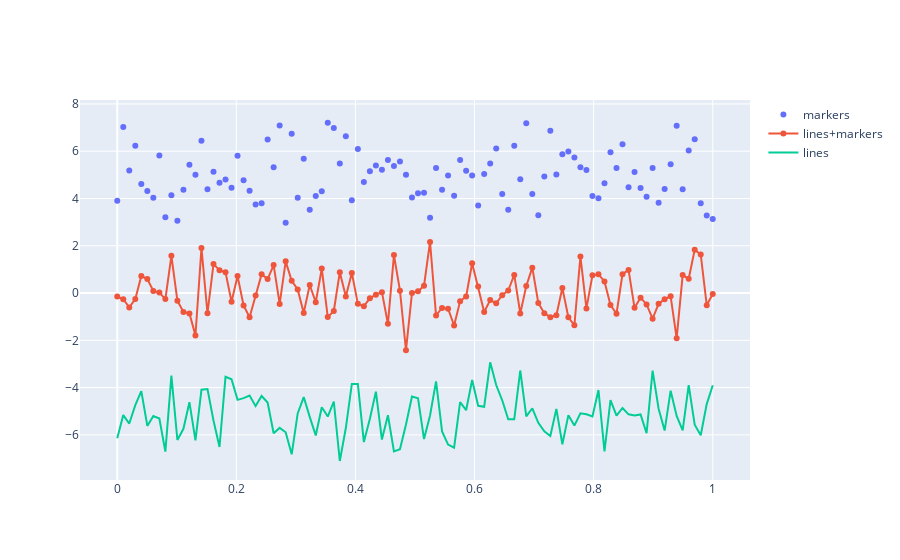

Here is the notebook cell this chart was saved with:
### Code cell
# Utilizando add_traces()
fig = go.Figure()
fig.add_traces(go.Scatter(x=x, y=random_y0, mode='markers', name='markers'))
fig.add_traces(go.Scatter(x=x, y=random_y1, mode='lines+markers', name='lines+markers'))
fig.add_traces(go.Scatter(x=x, y=random_y2, mode='lines', name='lines'))
fig.show()
